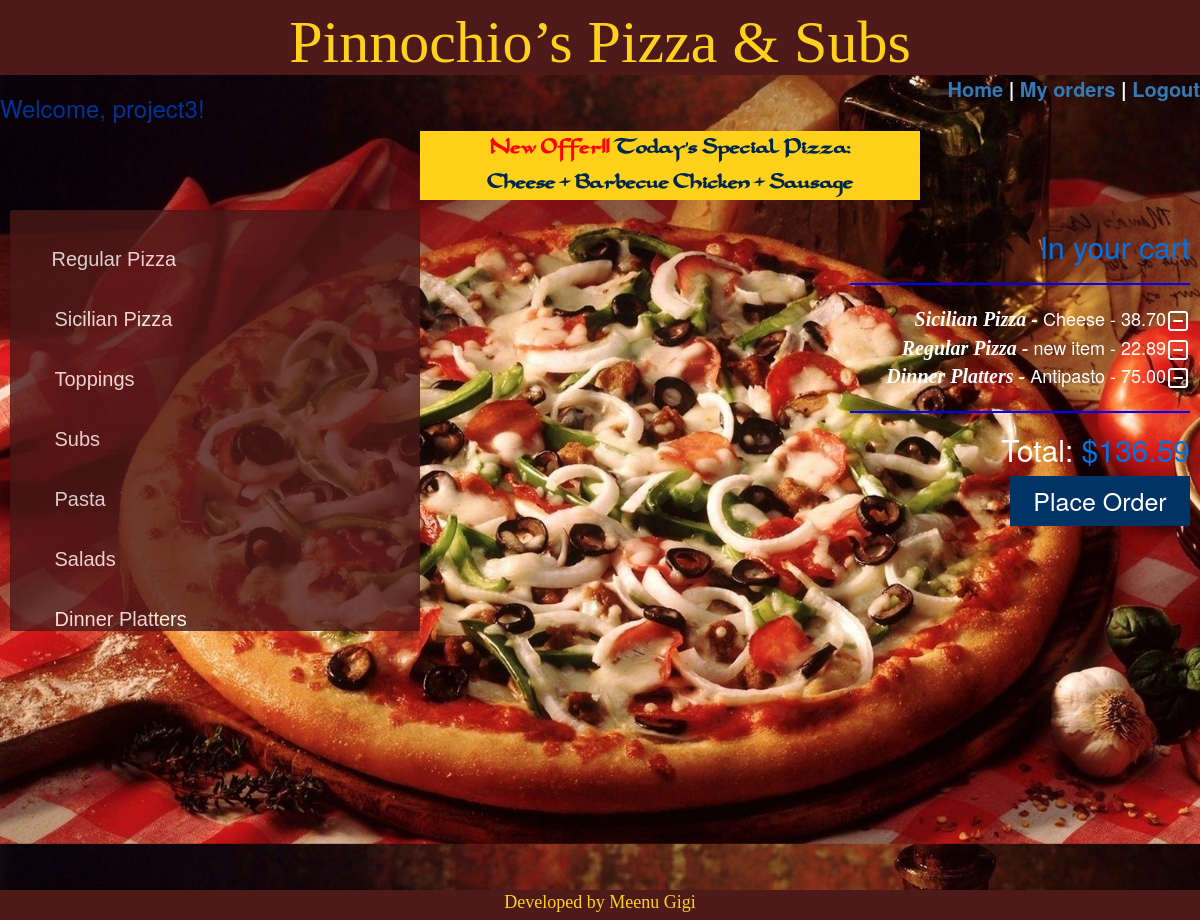
/ (signed in), run on the app's committed database.
### orders/models.py (models this page shows, shortened)
class Category(models.Model):
    name=models.CharField(max_length=64)
    def __str__(self):
        return f"{self.name}"

class Orderitem(models.Model):
    user=models.ForeignKey(User,on_delete=models.CASCADE)
    category=models.CharField(max_length=64,null=True)
    name=models.CharField(max_length=64)
    cost=models.DecimalField(max_digits=5,decimal_places=2, default=Decimal(0))

### orders/views.py (the view)
# urls.py: path("", views.index, name="index"),
@login_required
def index(request):
	context = {
		"c1": Category.objects.first(),
		"regularpizza": RegularPizza.objects.all(),
		"c2": Category.objects.get(id="2"),
		"sicilianpizza": SicilianPizza.objects.all(),
		"c3": Category.objects.get(id="3"),
		"topping": Topping.objects.all(),
		"c4": Category.objects.get(id="4"),
		"subs": Subs.objects.all(),
		"c5": Category.objects.get(id="5"),
		"pasta": Pasta.objects.all(),
		"c6": Category.objects.get(id="6"),
		"salads": Salads.objects.all(),
		"c7": Category.objects.get(id="7"),
		"dinnerplatters": DinnerPlatters.objects.all(),
		"Toppingcost": 0.00,
		"Checkout":Orderitem.objects.filter(user=request.user),
        "Total":list(Orderitem.objects.filter(user=request.user).aggregate(Sum('cost')).values())[0],
        "user":request.user,
	}
	return render(request, "index.html", context)

### orders/models.py (called while the page is built)
    def __str__(self):
        return f"{self.name}"

### orders/templates/index.html (shortened to what this page needs)
{% extends "layout.html" %}
{% block content %}
    {% load static %}
		<link rel="stylesheet" href="https://stackpath.bootstrapcdn.com/bootstrap/4.3.1/css/bootstrap.min.css">
  <link rel="stylesheet" href="https://maxcdn.bootstrapcdn.com/bootstrap/3.4.1/css/bootstrap.min.css">
	</head>
<body class="body">
<div id="specialpizza">
 <b><font color="red"> <span class="blinking">New Offer!!</span></font></b>
Today's Special Pizza: <br>
Cheese + Barbecue Chicken + Sausage
</div>
<div id="row">
<div id="columnone">
<div class="accordion" id="accordionExample">
  <div class="card">
    <div class="card-header" id="headingOne">
      <h2 class="mb-0">
        <button class="btn btn-link collapsed" type="button" data-toggle="collapse" data-target="#collapseOne" aria-expanded="false" aria-controls="collapseOne">
              <div id = "heading" >{{ c1 }}</div>
      </h2>
    </div>
  </div>
  <div class="card">
    <div class="card-header" id="headingTwo">
      <h2 class="mb-0">
        <button id = "heading" class="btn btn-link collapsed" type="button" data-toggle="collapse" data-target="#collapseTwo" aria-expanded="false" aria-controls="collapseTwo">
            <div id = "heading" >        {{ c2 }}</div>
      </h2>
    </div>
  </div>
  <div class="card">
    <div class="card-header" id="headingThree">
      <h2 class="mb-0">
        <button id = "heading" class="btn btn-link collapsed" type="button" data-toggle="collapse" data-target="#collapseThree" aria-expanded="false" aria-controls="collapseThree">
              <div id = "heading" >      {{ c3 }}</div>
      </h2>
    </div>
  </div>
<div class="card">
    <div class="card-header" id="headingFour">
      <h2 class="mb-0">
        <button id = "heading" class="btn btn-link collapsed" type="button" data-toggle="collapse" data-target="#collapseFour" aria-expanded="false" aria-controls="collapseTwo" >
          <div id = "heading" >        {{ c4 }}</div>
      </h2>
    </div>
  </div>
<div class="card">
    <div class="card-header" id="headingFive">
      <h2 class="mb-0">
        <button id = "heading" class="btn btn-link collapsed" type="button" data-toggle="collapse" data-target="#collapseFive" aria-expanded="false" aria-controls="collapseFive">
   <div id = "heading" >        {{ c5 }}</div>
      </h2>
    </div>
  </div>
<div class="card">
    <div class="card-header" id="headingSix">
      <h2 class="mb-0">
        <button id = "heading" class="btn btn-link collapsed" type="button" data-toggle="collapse" data-target="#collapseSix" aria-expanded="false" aria-controls="collapseSix">
   <div id = "heading" >        {{ c6 }}</div>
      </h2>
    </div>
  </div>
 <div class="card">
    <div class="card-header" id="headingSeven">
      <h2 class="mb-0">
        <button id = "heading" class="btn btn-link collapsed" type="button" data-toggle="collapse" data-target="#collapseSeven" aria-expanded="false" aria-controls="collapseSeven">
   <div id = "heading" >        {{ c7 }}</div>
      </h2>
    </div>
  </div>
</div>
</div>
   <div id="columntwo">
  <h2><font color="#0073e6"> In your cart   </font></h2>
  <hr class="line">
                {% for row in Checkout %}
            <table>
           <tr>   <b id="title"><i>{{ row.category }} - </i></b> {{row.name}} - {{row.cost}}<a href="{% url 'delete' row.category row.name row.cost %}"><img class="image" src="{% static 'myapp/minus.png' %}"></a></tr>
                </table>
                {% endfor %}
   <hr class="line">
 <h2>Total:<font color="#0073e6"> ${{ Total|floatformat:2 }}</font><br></h2>
 {% if Total == 0.00 or Total == None %}
 <button id="button" type="button" disabled>Place Order</button>
 {% else %}
<a href="{% url 'confirmorder' %}"><button id="button">Place Order</button>
{% endif %}
</div>
</div>
{% endblock %}

### orders/templates/layout.html (shortened to what this page needs)
<!DOCTYPE html>
<html style="height:100%">
<head>
{% load static %}
    <link rel="stylesheet" type="text/css" href="{{ STATIC_URL }}myapp/style.css" />
    <link rel="stylesheet" href="https://maxcdn.bootstrapcdn.com/bootstrap/4.1.3/css/bootstrap.min.css">
        <link rel="stylesheet" href="https://stackpath.bootstrapcdn.com/bootstrap/4.2.1/css/bootstrap.min.css">
</head>
    </head>
    <body class="body">
<div id="header">
 Pinnochio’s Pizza & Subs
 </div>
<div id="one">
<div id="partone">
        {% if user.is_authenticated %}
 <b> <h3 class="user">Welcome, {{ user.username }}!</h3></b>
</div>
  <div id="parttwo">
    <b>   <a  href="{% url 'index' %}">Home</a> |</b>
 <b>   <a  href="{% url 'viewmyorders' %}">My orders</a> |</b>
  <b><a href="{% url 'logout' %}">Logout</a> </b>
        {% else %}
      <h4><font color="#000080">  You are not logged in </h4>
    <b> <a href="{% url 'login' %}">Login</a> </b>
        {% endif %}
</div>
</div>
<div id="footer">
  <p>Developed by Meenu Gigi</p>
</div>
  </body>
        {% block content %}
        {% endblock %}
</html>

### orders/static/myapp/style.css (style rules this page uses)
.accordion { width: 50%; }
#columnone { float: left; width: 70%; padding: 10px; height: 88vh; color: black; }
#columntwo { float: left; width: 30%; padding: 10px; height: 90vh; color: white; font-size: 18px; text-align: right; }
#row:after { content: ""; display: table; clear: both; }
.card { background-color: #4d1919; opacity: 0.8; }
.card-header { height: 60px; }
#heading { color: white; font-family: Verdana, Geneva, sans-serif; font-size: 20px; padding: 0.01px; margin-left: 15px; }
#title { font-size: 20px; font-family: Comic Sans MS; }
#specialpizza { background-color: #ffd11a; align-content: center; color: #00264d; font-size: 22px; text-align: center; width: 500px; margin-left: 35%; }
.blinking { animation:blinkingText 0.8s infinite; }
#button { width: 180px; height: 50px; font-size: 25px; background-color: #003366; color: white; border: none; }
hr.line { border: 1px solid blue; }

### data on the page
Category: name "Regular Pizza"
Category: name "Sicilian Pizza"
Category: name "Toppings"
Category: name "Subs"
Category: name "Pasta"
Category: name "Salads"
Category: name "Dinner Platters"
Orderitem: category "Sicilian Pizza"
Orderitem: category "Regular Pizza"
Orderitem: category "Dinner Platters"

### other printed values
{{ user.username }} "project3"
{{ Total|floatformat:2 }} "136.59"
